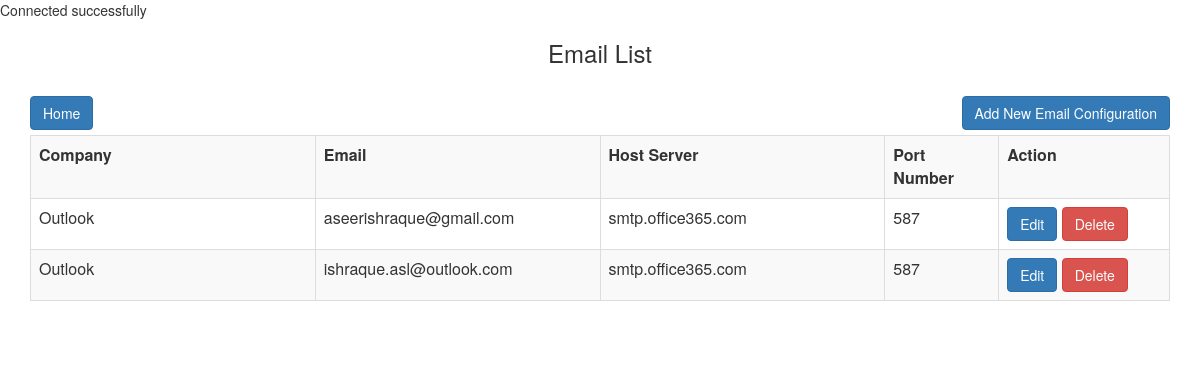
Screenshot of /email_list.php with the database file from the repository.
### tables this page shows
CREATE TABLE `email_configs` (
  `id` int(11) NOT NULL,
  `mail_company` varchar(150) NOT NULL,
  `mail` varchar(150) NOT NULL,
  `mail_password` varchar(150) NOT NULL,
  `mail_host` varchar(150) NOT NULL,
  `mail_port` varchar(15) NOT NULL
);

### email_list.php (the view, shortened to what this page needs)
<?php
include_once('connect.php');
function getEmailList($connect)
{
	$query = "SELECT * FROM email_configs ORDER BY id";
	$statement = $connect->prepare($query);
	$statement->execute();
	$result = $statement->fetchAll();
	$total_row = $statement->rowCount();
	$output = '
	<div class="table-responsive">
		<table class="table table-bordered table-striped">
			<tr>
				<th width="25%">Company</th>
				<th width="25%">Email</th>
				<th width="25%">Host Server</th>
				<th width="10%">Port Number</th>
				<th width="20%">Action</th>
			</tr>
	';
	if($total_row > 0)
	{
		foreach($result as $row)
		{
			$output .= '
				<tr>
					<td>'.$row["mail_company"].'</td>
					<td>'.$row["mail"].'</td>
					<td>'.$row["mail_host"].'</td>
					<td>'.$row["mail_port"].'</td>
					<td>
                    <a href="edit_email.php?id='.$row['id'].'" class="btn btn-primary">Edit</a>
                    <a href="process.php?delete_email=1&id='.$row['id'].'" class="btn btn-danger">Delete</a>
                    </td>
				</tr>
			';
		}
	}
	else
	{
		$output .= '
		<tr>
			<td colspan="4" align="center">No Email Data Found</td>
		</tr>
		';
	}
	$output .= '</table>';
	return $output;
}
?>
<!DOCTYPE html>
<html>
	<head>
		<link rel="stylesheet" href="bootstrap.min.css" />
	</head>
	<body>
		<br />
		<div class="container">
			<h3 class="text-center">Email List</h3>
			<br />
            <a style="margin-bottom:5px" class="btn btn-primary" href="index.php">Home</a>
            <a style="margin-bottom:5px;float:right" class="btn btn-primary" href="create_email.php">Add New Email Configuration</a>
			<div class="row">
				<div class="col-md-12">
				<?php
                    echo getEmailList($connect);
		    	?>
				</div>
			</div>
		</div>
		<br />
		<br />
	</body>
</html>

### rows the page displays
email_configs: mail_company "Outlook", mail "aseerishraque@gmail.com", mail_host "smtp.office365.com", mail_port "587"
email_configs: mail_company "Outlook", mail "ishraque.asl@outlook.com", mail_host "smtp.office365.com", mail_port "587"
